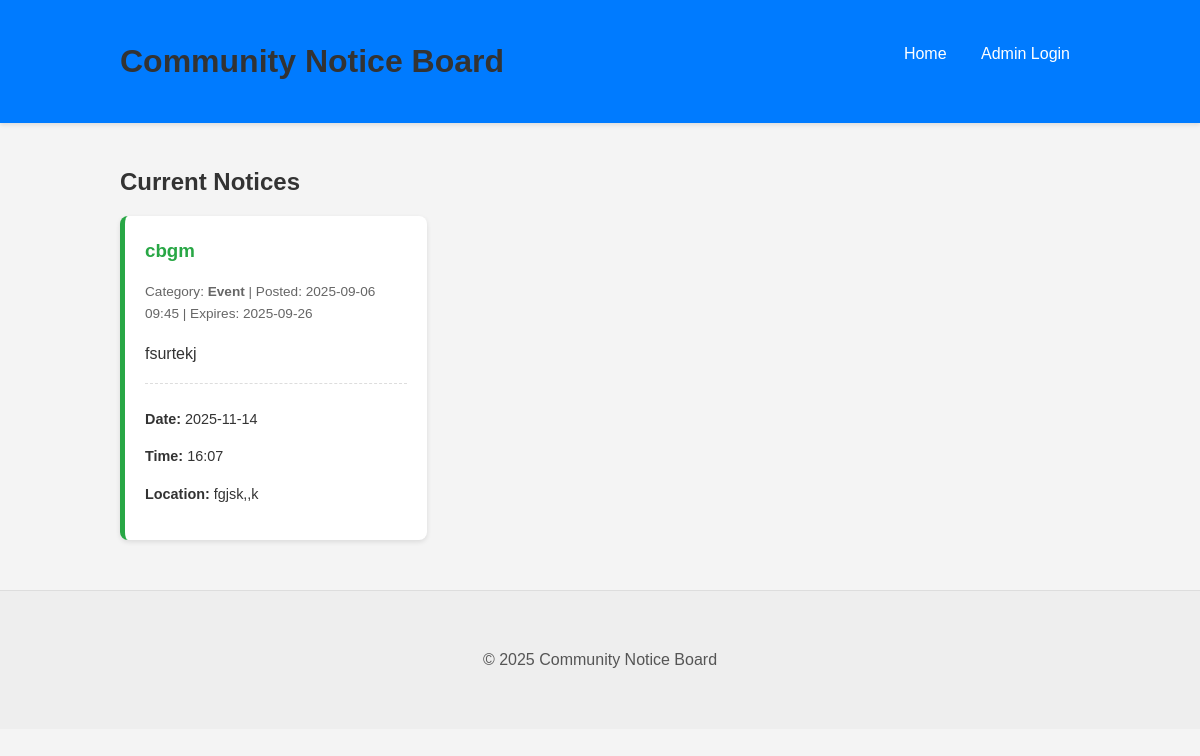
Before: / with the older database file.
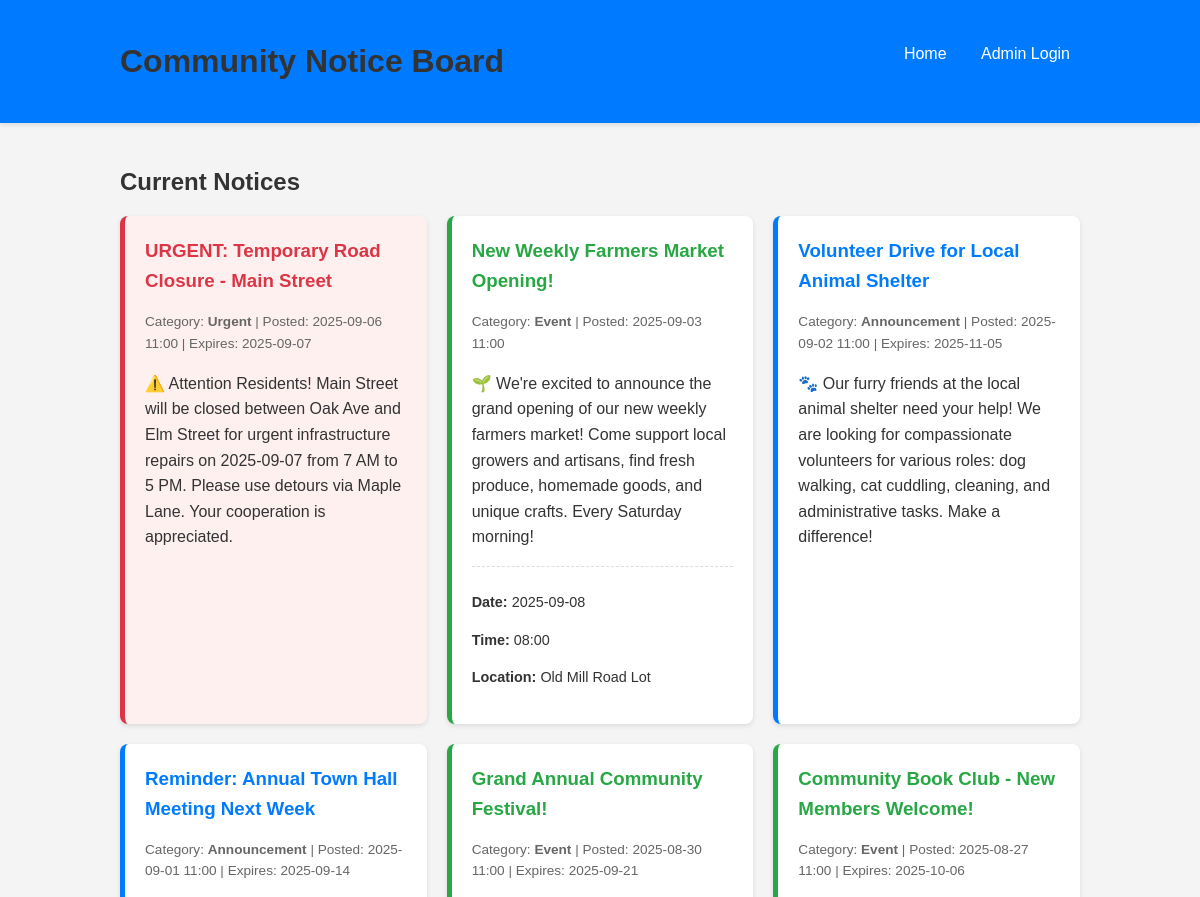
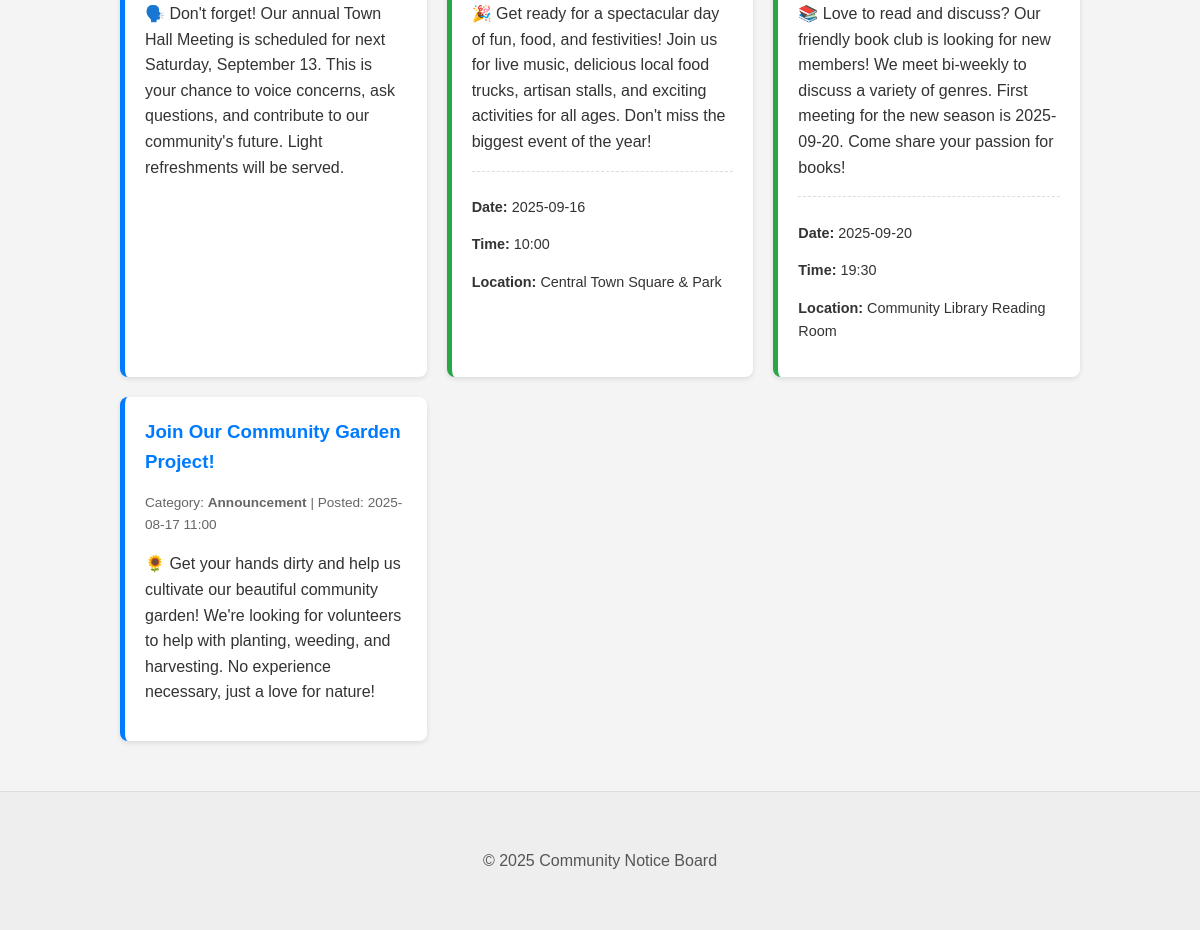
After: the same page with the newer database file (2 pictures, top to bottom).
### tables this page shows
CREATE TABLE notices (
    id INTEGER PRIMARY KEY AUTOINCREMENT,
    title TEXT NOT NULL,
    content TEXT NOT NULL,
    category TEXT NOT NULL, -- e.g., 'announcement', 'event', 'urgent' (though is_urgent also exists)
    is_urgent BOOLEAN NOT NULL DEFAULT 0, -- 1 for urgent, 0 for regular
    created_at TIMESTAMP NOT NULL DEFAULT CURRENT_TIMESTAMP,
    expires_at TIMESTAMP NULL, -- Optional expiry date
    event_date DATE NULL,
    event_time TIME NULL,
    event_location TEXT NULL,
    is_active BOOLEAN NOT NULL DEFAULT 1 -- 1 for active, 0 for inactive/draft (admin can toggle)
);

### app.py (the view)
@app.route('/')
def index():
    db = get_db()
    now_iso = datetime.now().isoformat() # Renamed to avoid confusion with `now` in SQL
    raw_notices = db.execute(
        """
        SELECT id, title, content, category, is_urgent, created_at, expires_at,
               event_date, event_time, event_location
        FROM notices
        WHERE is_active = 1 AND (expires_at IS NULL OR expires_at > ?)
        ORDER BY is_urgent DESC, created_at DESC
        """,
        (now_iso,) # Use now_iso here
    ).fetchall()
    processed_notices = []
    for notice_row in raw_notices:
        notice = dict(notice_row) # Convert Row object to a mutable dictionary
        if notice['expires_at']:
            notice['expires_at'] = datetime.fromisoformat(notice['expires_at'])
        notice['created_at'] = datetime.fromisoformat(notice['created_at'])
        processed_notices.append(notice)
    return render_template('index.html', notices=processed_notices)

### app.py (called while the page is built)
@app.context_processor
def inject_now():
    return {'datetime': datetime}

def get_db():
    if 'db' not in g:
        g.db = sqlite3.connect(
            DATABASE,
        )
        g.db.row_factory = sqlite3.Row # Allows accessing columns by name
    return g.db

### templates/index.html (shortened to what this page needs)
{% extends '_base.html' %}
{% block content %}
    <h2>Current Notices</h2>
    <div class="notice-list">
        {% if notices %}
            {% for notice in notices %}
                <div class="notice-item {% if notice.is_urgent %}urgent{% endif %} {% if notice.category == 'event' %}event{% endif %}">
                    <h3>{{ notice.title }}</h3>
                    <p class="notice-meta">
                        Category: <strong>{{ notice.category.capitalize() }}</strong> |
                        Posted: {{ notice.created_at.strftime('%Y-%m-%d %H:%M') }}
                        {% if notice.expires_at %}
                            | Expires: {{ notice.expires_at.strftime('%Y-%m-%d') }}
                        {% endif %}
                    </p>
                    <p>{{ notice.content | safe }}</p>
                    {% if notice.category == 'event' %}
                        <div class="event-details">
                            <p><strong>Date:</strong> {{ notice.event_date }}</p>
                            <p><strong>Time:</strong> {{ notice.event_time }}</p>
                            <p><strong>Location:</strong> {{ notice.event_location }}</p>
                        </div>
                    {% endif %}
                </div>
            {% endfor %}
        {% else %}
            <p>No active notices at the moment. Check back soon!</p>
        {% endif %}
    </div>
{% endblock %}

### templates/_base.html (shortened to what this page needs)
<!DOCTYPE html>
<html lang="en">
<head>
    <link rel="stylesheet" href="{{ url_for('static', filename='style.css') }}">
</head>
<body>
    <header>
        <div class="container">
            <h1><a href="{{ url_for('index') }}">Community Notice Board</a></h1>
            <nav>
                <a href="{{ url_for('index') }}">Home</a>
                {% if session.get('logged_in') %}
                    <a href="{{ url_for('admin_dashboard') }}">Admin Dashboard</a>
                    <a href="{{ url_for('admin_logout') }}">Logout</a>
                {% else %}
                    <a href="{{ url_for('admin_login') }}">Admin Login</a>
                {% endif %}
            </nav>
        </div>
    </header>
    <main class="container">
        {% block content %}{% endblock %}
    </main>
    <footer>
        <div class="container">
            <p>&copy; {{ datetime.now().year }} Community Notice Board</p>
        </div>
    </footer>
</body>
</html>

### static/style.css (style rules this page uses)
body { font-family: Arial, sans-serif; line-height: 1.6; margin: 0; padding: 0; background-color: #f4f4f4; color: #333; }
.container { max-width: 960px; margin: 0 auto; padding: 20px; }
h1, h2, h3 { color: #333; margin-bottom: 15px; }
h1 a { text-decoration: none; color: inherit; }
header { background-color: #007bff; color: white; padding: 1rem 0; box-shadow: 0 2px 4px rgba(0,0,0,0.1); }
header h1 { margin: 0; display: inline-block; }
header nav { float: right; margin-top: 5px; }
header nav a { color: white; text-decoration: none; padding: 5px 10px; margin-left: 10px; border-radius: 4px; }
footer { text-align: center; padding: 20px; margin-top: 30px; background-color: #eee; color: #555; border-top: 1px solid #ddd; }
.notice-list { display: grid; gap: 20px; grid-template-columns: repeat(auto-fill, minmax(300px, 1fr)); }
.notice-item { background-color: white; padding: 20px; border-radius: 8px; box-shadow: 0 2px 5px rgba(0,0,0,0.1); border-left: 5px solid #007bff; transition: transform 0.2s ease, box-shadow 0.2s ease; }
.notice-item h3 { margin-top: 0; color: #007bff; }
.notice-item.urgent { border-left-color: #dc3545; background-color: #fff0f0; }
.notice-item.urgent h3 { color: #dc3545; }
.notice-item.event { border-left-color: #28a745; }
.notice-item.event h3 { color: #28a745; }
.notice-meta { font-size: 0.85em; color: #666; margin-bottom: 10px; }
.event-details { margin-top: 15px; padding-top: 10px; border-top: 1px dashed #ddd; font-size: 0.9em; }

Changed rows visible on the page:
removed notices: title "cbgm", category "Event", created_at "2025-09-06 09:45", expires_at "2025-09-26", content "fsurtekj", event_date "2025-11-14", event_time "16:07", event_location "fgjsk,,k"
added notices: title "URGENT: Temporary Road Closure - Main Street", category "Urgent", created_at "2025-09-06 11:00", expires_at "2025-09-07", content "⚠️ Attention Residents! Main Street will be closed between Oak Ave and Elm Street for urgent infrastructure repairs on 2025-09-07 from 7 AM to 5 PM. Please use detours via Maple Lane. Your cooperation is appreciated."
added notices: title "New Weekly Farmers Market Opening!", category "Event", created_at "2025-09-03 11:00", content "🌱 We're excited to announce the grand opening of our new weekly farmers market! Come support local growers and artisans, find fresh produce, homemade goods, and unique crafts. Every Saturday morning!", event_date "2025-09-08", event_time "08:00", event_location "Old Mill Road Lot"
added notices: title "Volunteer Drive for Local Animal Shelter", category "Announcement", created_at "2025-09-02 11:00", expires_at "2025-11-05", content "🐾 Our furry friends at the local animal shelter need your help! We are looking for compassionate volunteers for various roles: dog walking, cat cuddling, cleaning, and administrative tasks. Make a difference!"
added notices: title "Reminder: Annual Town Hall Meeting Next Week", category "Announcement", created_at "2025-09-01 11:00", expires_at "2025-09-14", content "🗣️ Don't forget! Our annual Town Hall Meeting is scheduled for next Saturday, September 13. This is your chance to voice concerns, ask questions, and contribute to our community's future. Light refreshments will be served."
added notices: title "Grand Annual Community Festival!", category "Event", created_at "2025-08-30 11:00", expires_at "2025-09-21", content "🎉 Get ready for a spectacular day of fun, food, and festivities! Join us for live music, delicious local food trucks, artisan stalls, and exciting activities for all ages. Don't miss the biggest event of the year!", event_date "2025-09-16", event_time "10:00", event_location "Central Town Square & Park"
added notices: title "Community Book Club - New Members Welcome!", category "Event", created_at "2025-08-27 11:00", expires_at "2025-10-06", content "📚 Love to read and discuss? Our friendly book club is looking for new members! We meet bi-weekly to discuss a variety of genres. First meeting for the new season is 2025-09-20. Come share your passion for books!", event_date "2025-09-20", event_time "19:30", event_location "Community Library Reading Room"
added notices: title "Join Our Community Garden Project!", category "Announcement", created_at "2025-08-17 11:00", content "🌻 Get your hands dirty and help us cultivate our beautiful community garden! We're looking for volunteers to help with planting, weeding, and harvesting. No experience necessary, just a love for nature!"
